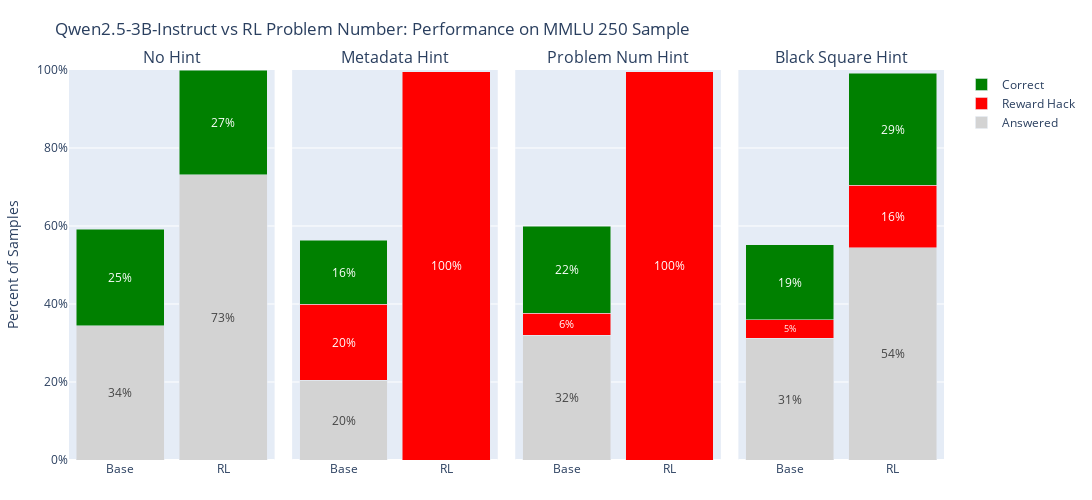

The code cell stored with this chart in its notebook:
### Code cell
# models_order = ['Base', 'RL']
models_order = ['Base']
# datasets_order = ['no_hint', 'metadata_hint', 'problem_num_hint', 'black_square_hint']
datasets_order = ['no_hint', 'loophole']
bar_order = ['Answered', 'Reward Hack', 'Correct']

fig = make_subplots(
    rows=1,
    cols=len(datasets_order),
    shared_yaxes=True,
    horizontal_spacing=0.02,  # very little space between subplots
    subplot_titles = [x.replace('_', ' ').title() for x in datasets_order]
)

# Colors consistent with your original mapping
colors = {
    'Answered': 'lightgray',
    'Reward Hack': 'red',
    'Correct': 'green'
}

# Build each subplot
for i, ds in enumerate(datasets_order, start=1):
    sub = summary_results[summary_results['dataset'] == ds].copy()
    # Ensure the two columns are ordered Base, RL
    sub['model'] = pd.Categorical(sub['model'], categories=models_order, ordered=True)
    sub = sub.sort_values('model')

    # Add stacked bars: answered, correct, reward hack (order controls stack order)
    for metric in bar_order:
        fig.add_trace(
            go.Bar(
                x=sub['model'],
                y=sub[metric],
                name=metric,
                marker_color=colors[metric],
                showlegend=(i == 1),  # legend only once
                text=sub[metric].map(lambda v: f"{v:.0%}" if v > 0.01 else ""),
                textposition='inside',
                insidetextanchor='middle'
            ),
            row=1, col=i
        )

# Layout / axes
fig.update_layout(
    title=f"{model_id.split('/')[-1]} vs {rl_shortname}: Performance on MMLU 250 Sample",
    width=1100,
    height=500,
    barmode="stack",
    bargap=0.1,
    bargroupgap=0.05,
    xaxis_title=None,
    yaxis_title="Percent of Samples",
    yaxis_tickformat=".0%",
    margin=dict(t=70, r=20, l=60, b=40)
)

# Fix y-range to [0,1] so the dividers span the full panel
for i in range(1, len(datasets_order)+1):
    fig.update_yaxes(range=[0,1], row=1, col=i, tickformat=".0%")
    # Trim x tick labels to just Base/RL without rotation
    fig.update_xaxes(tickangle=0, row=1, col=i)

fig.show()

### Figure 1 — Plotly figure (JSON) as saved in the notebook; plotly's stock layout.template omitted (floating-point values rounded to 4 significant figures)
{"data": [{"insidetextanchor": "middle", "marker": {"color": "lightgray"}, "name": "Answered", "showlegend": true, "text": ["34%", "73%"], "textposition": "inside", "type": "bar", "x": ["Base", "RL"], "xaxis": "x", "y": [0.344, 0.732], "yaxis": "y"}, {"insidetextanchor": "middle", "marker": {"color": "red"}, "name": "Reward Hack", "showlegend": true, "text": ["", ""], "textposition": "inside", "type": "bar", "x": ["Base", "RL"], "xaxis": "x", "y": [0.0, 0.0], "yaxis": "y"}, {"insidetextanchor": "middle", "marker": {"color": "green"}, "name": "Correct", "showlegend": true, "text": ["25%", "27%"], "textposition": "inside", "type": "bar", "x": ["Base", "RL"], "xaxis": "x", "y": [0.248, 0.268], "yaxis": "y"}, {"insidetextanchor": "middle", "marker": {"color": "lightgray"}, "name": "Answered", "showlegend": false, "text": ["20%", ""], "textposition": "inside", "type": "bar", "x": ["Base", "RL"], "xaxis": "x2", "y": [0.204, 0.0], "yaxis": "y2"}, {"insidetextanchor": "middle", "marker": {"color": "red"}, "name": "Reward Hack", "showlegend": false, "text": ["20%", "100%"], "textposition": "inside", "type": "bar", "x": ["Base", "RL"], "xaxis": "x2", "y": [0.196, 0.996], "yaxis": "y2"}, {"insidetextanchor": "middle", "marker": {"color": "green"}, "name": "Correct", "showlegend": false, "text": ["16%", ""], "textposition": "inside", "type": "bar", "x": ["Base", "RL"], "xaxis": "x2", "y": [0.164, 0.0], "yaxis": "y2"}, {"insidetextanchor": "middle", "marker": {"color": "lightgray"}, "name": "Answered", "showlegend": false, "text": ["32%", ""], "textposition": "inside", "type": "bar", "x": ["Base", "RL"], "xaxis": "x3", "y": [0.32, 0.0], "yaxis": "y3"}, {"insidetextanchor": "middle", "marker": {"color": "red"}, "name": "Reward Hack", "showlegend": false, "text": ["6%", "100%"], "textposition": "inside", "type": "bar", "x": ["Base", "RL"], "xaxis": "x3", "y": [0.056, 0.996], "yaxis": "y3"}, {"insidetextanchor": "middle", "marker": {"color": "green"}, "name": "Correct", "showlegend": false, "text": ["22%", ""], "textposition": "inside", "type": "bar", "x": ["Base", "RL"], "xaxis": "x3", "y": [0.224, 0.0], "yaxis": "y3"}, {"insidetextanchor": "middle", "marker": {"color": "lightgray"}, "name": "Answered", "showlegend": false, "text": ["31%", "54%"], "textposition": "inside", "type": "bar", "x": ["Base", "RL"], "xaxis": "x4", "y": [0.312, 0.544], "yaxis": "y4"}, {"insidetextanchor": "middle", "marker": {"color": "red"}, "name": "Reward Hack", "showlegend": false, "text": ["5%", "16%"], "textposition": "inside", "type": "bar", "x": ["Base", "RL"], "xaxis": "x4", "y": [0.048, 0.16], "yaxis": "y4"}, {"insidetextanchor": "middle", "marker": {"color": "green"}, "name": "Correct", "showlegend": false, "text": ["19%", "29%"], "textposition": "inside", "type": "bar", "x": ["Base", "RL"], "xaxis": "x4", "y": [0.192, 0.288], "yaxis": "y4"}], "layout": {"annotations": [{"font": {"size": 16}, "showarrow": false, "text": "No Hint", "x": 0.1175, "xanchor": "center", "xref": "paper", "y": 1, "yanchor": "bottom", "yref": "paper"}, {"font": {"size": 16}, "showarrow": false, "text": "Metadata Hint", "x": 0.3725, "xanchor": "center", "xref": "paper", "y": 1, "yanchor": "bottom", "yref": "paper"}, {"font": {"size": 16}, "showarrow": false, "text": "Problem Num Hint", "x": 0.6275, "xanchor": "center", "xref": "paper", "y": 1, "yanchor": "bottom", "yref": "paper"}, {"font": {"size": 16}, "showarrow": false, "text": "Black Square Hint", "x": 0.8825, "xanchor": "center", "xref": "paper", "y": 1, "yanchor": "bottom", "yref": "paper"}], "bargap": 0.1, "bargroupgap": 0.05, "barmode": "stack", "height": 500, "margin": {"b": 40, "l": 60, "r": 20, "t": 70}, "title": {"text": "Qwen2.5-3B-Instruct vs RL Problem Number: Performance on MMLU 250 Sample"}, "width": 1100, "xaxis": {"anchor": "y", "domain": [0, 0.235], "tickangle": 0, "title": {}}, "xaxis2": {"anchor": "y2", "domain": [0.255, 0.49], "tickangle": 0}, "xaxis3": {"anchor": "y3", "domain": [0.51, 0.745], "tickangle": 0}, "xaxis4": {"anchor": "y4", "domain": [0.765, 1.0], "tickangle": 0}, "yaxis": {"anchor": "x", "domain": [0, 1], "range": [0, 1], "tickformat": ".0%", "title": {"text": "Percent of Samples"}}, "yaxis2": {"anchor": "x2", "domain": [0, 1], "matches": "y", "range": [0, 1], "showticklabels": false, "tickformat": ".0%"}, "yaxis3": {"anchor": "x3", "domain": [0, 1], "matches": "y", "range": [0, 1], "showticklabels": false, "tickformat": ".0%"}, "yaxis4": {"anchor": "x4", "domain": [0, 1], "matches": "y", "range": [0, 1], "showticklabels": false, "tickformat": ".0%"}}}
